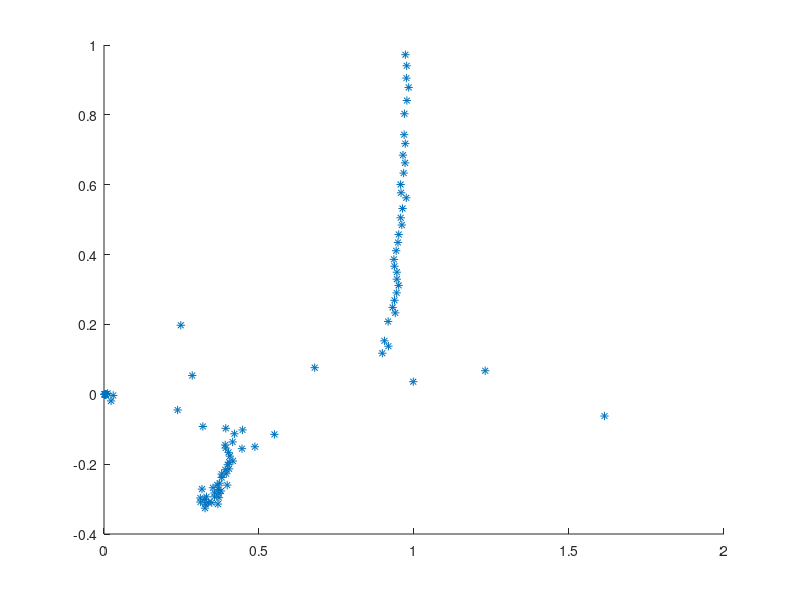

Recreate this plot in MATLAB.
clc
clear

%q2
%Millimeter wave (mmWave) is a special class of radar technology that uses short- wavelength electromagnetic waves.
%millimeter wave technology allows transmission on frequencies between 30 GHz and 300 GHz

%the return time of a short infarred light pulse to be emitted and returned
%to teh sensor

%time of flight  =speedlight x time to return/2
%=3*10^8*t/2 

%load and store the data 'radar_202.csv' in raw_data
%be in form distance, angle
angles=csvread('angledata.csv');
time_intervals = csvread('lidar.csv');

[num_angle_readings, ~] = size(angles);
[number_lidar_readings, ~] = size(time_intervals);

%deletes uneven data was sent if it was cut before the recieving last bits
while(num_angle_readings ~= number_lidar_readings)
    
    [num_angle_readings, ~] = size(angles);
    [number_lidar_readings, ~] = size(time_intervals);
    
    if(num_angle_readings > number_lidar_readings)
       angles = angles(1:end-1, :); 
    elseif (num_angle_readings < number_lidar_readings)
        time_intervals = time_intervals(1:end-1, :);      
    end
   
    
end

%create the  zero matrix of the same size of raw_data
azimuth = angles(:,1);

maxvalue=max(azimuth);
minvalue=min(azimuth);
difference=maxvalue-minvalue;



azimuth = azimuth - minvalue;
azimuth = azimuth ./ (difference/100);
azimuth = azimuth .* 0.9;
azimuth = azimuth - 45;





%value for the speed of light
c=299792458;

%calculate the ranges by using the prior equation, multiplying time x
%speed, dividing by two and 10^9 to convert to metres
ranges=time_intervals .* c / (10^13);


%convert the range and angle to the x coordinate via r*cos(t)
x = ranges .* cosd(azimuth);

%convert the range and angle to the y coordinate via r*sin(t)
y = ranges .* sind(azimuth);

scatter(x,y,"*")
